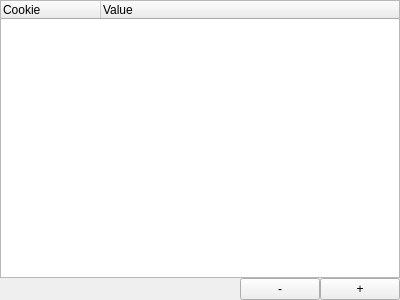
<?xml version="1.0" encoding="UTF-8"?>
<ui version="4.0">
 <class>CookiesView</class>
 <widget class="QWidget" name="CookiesView">
  <property name="geometry">
   <rect>
    <x>0</x>
    <y>0</y>
    <width>400</width>
    <height>300</height>
   </rect>
  </property>
  <property name="windowTitle">
   <string>Form</string>
  </property>
  <layout class="QGridLayout" name="gridLayout">
   <property name="leftMargin">
    <number>0</number>
   </property>
   <property name="topMargin">
    <number>0</number>
   </property>
   <property name="rightMargin">
    <number>0</number>
   </property>
   <property name="bottomMargin">
    <number>0</number>
   </property>
   <property name="spacing">
    <number>0</number>
   </property>
   <item row="0" column="0">
    <layout class="QVBoxLayout" name="layoutCookies">
     <property name="spacing">
      <number>0</number>
     </property>
     <item>
      <widget class="QTreeWidget" name="treeCookies">
       <property name="tabKeyNavigation">
        <bool>true</bool>
       </property>
       <property name="alternatingRowColors">
        <bool>true</bool>
       </property>
       <property name="rootIsDecorated">
        <bool>true</bool>
       </property>
       <property name="uniformRowHeights">
        <bool>true</bool>
       </property>
       <property name="sortingEnabled">
        <bool>false</bool>
       </property>
       <property name="animated">
        <bool>true</bool>
       </property>
       <property name="allColumnsShowFocus">
        <bool>true</bool>
       </property>
       <attribute name="headerMinimumSectionSize">
        <number>19</number>
       </attribute>
       <column>
        <property name="text">
         <string>Cookie</string>
        </property>
       </column>
       <column>
        <property name="text">
         <string>Value</string>
        </property>
       </column>
      </widget>
     </item>
     <item>
      <layout class="QHBoxLayout" name="layoutCookesTreeButtons">
       <property name="spacing">
        <number>0</number>
       </property>
       <item>
        <spacer name="spacerCookiesButtons">
         <property name="orientation">
          <enum>Qt::Horizontal</enum>
         </property>
         <property name="sizeHint" stdset="0">
          <size>
           <width>40</width>
           <height>20</height>
          </size>
         </property>
        </spacer>
       </item>
       <item>
        <widget class="QPushButton" name="btnRemoveCookie">
         <property name="text">
          <string>-</string>
         </property>
        </widget>
       </item>
       <item>
        <widget class="QPushButton" name="btnAddCookie">
         <property name="text">
          <string>+</string>
         </property>
        </widget>
       </item>
      </layout>
     </item>
    </layout>
   </item>
  </layout>
 </widget>
 <resources/>
 <connections/>
</ui>
